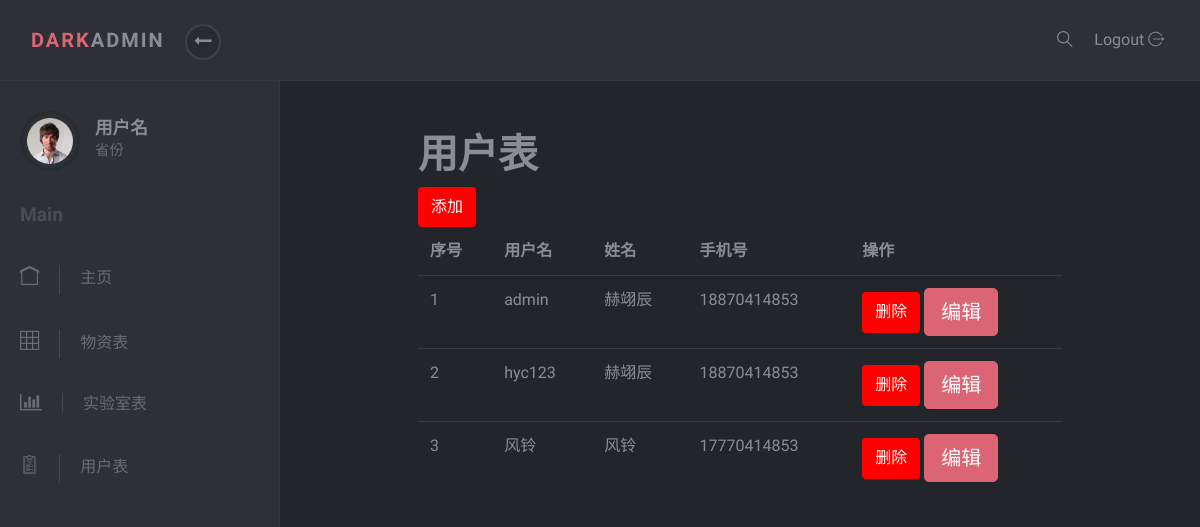
The page /user/ on the database its author committed.
### djangoapp1/models.py (models this page shows, shortened)
class User(models.Model):
    user_name = models.CharField(max_length=20,verbose_name='用户名',unique=True)
    passwd = models.CharField(max_length=20,verbose_name='密码')
    uname  = models.CharField(max_length=6,verbose_name='姓名',)
    phone = models.CharField(max_length=11,verbose_name='手机号',default=0)

### djangoapp1/views.py (the view)
# urls.py: url(r"^user/$",views.user,name='user'),
def user(request):
    user_obj = models.User.objects.all()
    content = {
        'user_obj':user_obj
    }
    return render(request,'user.html',content)

### templates/user.html (shortened to what this page needs)
{% extends 'base.html' %}
{% block content %}
    <div style="width: 70%;margin:auto auto;margin-top: 50px">
        <h1>用户表</h1>
        <a href="{% url 'useradd' %}">
            <button class="btn btn-default" type="button" style="color: white;background-color: red">添加</button>
        </a>
        <table class="table table-hover">
            <thead>
            <tr>
                <th>序号</th>
                <th>用户名</th>
                <th>姓名</th>
                <th>手机号</th>
                <th>操作</th>
            </tr>
            </thead>
            <tbody>
            {% for foo in user_obj %}
                <tr>
                    <td>{{ forloop.counter }}</td>
                    <td>{{ foo.user_name }}</td>
                    <td>{{ foo.uname }}</td>
                    <td>{{ foo.phone }}</td>
                    <td>
                        <a>
                            <button class="btn btn-default del" type="button" value="{{ foo.pk }}"
                                    style="color: white;background-color: red">
                                删除
                            </button>
                        </a>
                        <button type="button" url="{% url 'useredit' foo.pk %}" class="btn btn-primary btn-lg te"
                                data-toggle="modal" data-target="#gridSystemModal">
                            编辑
                        </button>
                    </td>
                </tr>
            {% endfor %}
            </tbody>
        </table>
    </div>
{% endblock %}

### static/css/style.default.css (style rules this page uses)
body { position: relative; }
a { -webkit-transition: all 0.3s; transition: all 0.3s; display: inline-block; }
button { cursor: pointer; }
button, input[type='submit'] { cursor: pointer; font-family: inherit; font-weight: 300 !important; }
.table { margin-bottom: 0; }
.table td, .table th { border-color: #343a40; }
.table thead th { border: none; }
.btn { font-weight: 400; border: 1px solid transparent; padding: 0.45rem 0.75rem; font-size: 1rem; line-height: 1.5; border-radius: 0.25rem; -webkit-transition: color 0.15s ease-in-out, background-color 0.15s ease-in-out, border-color 0.15s ease-in-out, -webkit-box-shadow 0.15s ease-in-out; transition: color 0.15s ease-in-out, background-color 0.15s ease-in-out, border-color 0.15s ease-in-out, -webkit-box-shadow 0.15s ease-in-out; transition: color 0.15s ease-in-out, background-color 0.15s ease-in-out, border-color 0.15s ease-in-out, box-shadow 0.15s ease-in-out; transition: color 0.15s ease-in-out, background-color 0.15s ease-in-out, border-color 0.15s ease-in-out, box-shadow 0.15s ease-in-out, -webkit-box-shadow 0.15s ease-in-out; }
.btn-primary { color: color-yiq(#DB6574); background-color: #DB6574; border-color: #DB6574; }
.btn-lg { padding: 0.5rem 1rem; font-size: 1.25rem; line-height: 1.5; border-radius: 0.3rem; }
body { font-family: "Muli", sans-serif; font-size: 1rem; font-weight: 400; line-height: 1.5; color: #8a8d93; background-color: #fff; }
a { color: #DB6574; text-decoration: none; }
h1, h2, h3, h4, h5, h6, .h1, .h2, .h3, .h4, .h5, .h6 { margin-bottom: 0.5rem; font-family: inherit; font-weight: 700; line-height: 1.2; color: inherit; }
h1, .h1 { font-size: 2.5rem; }

### rows shown on the page
User: user_name "admin", uname "赫翊辰", phone "18870414853"
User: user_name "hyc123", uname "赫翊辰", phone "18870414853"
User: user_name "风铃", uname "风铃", phone "17770414853"
